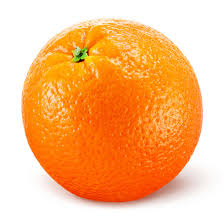
#> input picture Images/Orange.jpeg, 224 x 224 px
$ python median_cut.py ../Images/Orange.jpeg out.png 5 ../Images/apple.jpg
#> lines starting #> are read from the running program, lines starting #| are printed output that depends on the picture
#> further down, img is the input picture: shape (224, 224, 3); mean B, G, R 132.9, 188.4, 249.9
import numpy as np
import cv2
import sys
import copy

color_levels=256

if(len(sys.argv)<5):
	print("Usage: python <script> <input_image_path> <output_image_path> <color_palette> <dither(True/False)>")
	exit()

def getRep(pixel_color,rep_color):
	# print(pixel_color.shape)
	mini=1e18
	index=()

	for tuples in rep_color:
		dist=0
		for j in range(3):
			dist+=(int(pixel_color[j])-int(tuples[j]))**2
		if(dist<mini):
			mini=dist
			index=tuples
	return index

def getSumRectangle(dp,i1,j1,k1,i2,j2,k2):
	return dp[i2][j2][k2]-(dp[i1-1][j2][k2]+dp[i2][j1-1][k2]+dp[i2][j2][k1-1])+(dp[i1-1][j1-1][k2]+dp[i2][j1-1][k1-1]+dp[i1-1][j2][k1-1])-dp[i1-1][j1-1][k1-1]

def getMedian(dp,i1,j1,k1,i2,j2,k2,axis):
	total_points=getSumRectangle(dp,i1,j1,k1,i2,j2,k2)
	lef_end=[int(i1),int(j1),int(k1)]
	rig_end=[int(i2),int(j2),int(k2)]
	temp_rig=[int(i2),int(j2),int(k2)]

	lef=lef_end[axis]
	rig=rig_end[axis]
	ans=lef
	diff=1e18
	while(lef<rig):
		mid=(lef+rig)//2
		temp_rig[axis]=mid
		lef_part=getSumRectangle(dp,lef_end[0],lef_end[1],lef_end[2],temp_rig[0],temp_rig[1],temp_rig[2])
		rig_part=total_points-lef_part

		if(abs(lef_part-rig_part)<diff):
			diff=abs(lef_part-rig_part)
			ans=mid

		if(lef_part>rig_part):
			rig=mid-1
		else:
			lef=mid+1

	return ans

def add_validate(val,error):
	val=int(val)
	val=int(val+error)
	val=min(val,color_levels-1)
	val=max(val,0)
	return val


def performDithering(h,w,d,error,height,width,img):
	if(h+1<height):
		img[h+1,w,d]=add_validate(img[h+1,w,d],error*3.0/8)
		if(w+1<width):
			img[h+1,w+1,d]=add_validate(img[h+1,w+1,d],error*1.0/4)

	if(w+1<width):
		img[h,w+1,d]=add_validate(img[h,w+1,d],error*3.0/8)

def median_cut_quantization(img_inp,keep_colors=10,dither=False):
#> called with keep_colors = 5, dither = False
	img=np.copy(img_inp)
	height,width,depth=img.shape
#> height = 224; width = 224; depth = 3

	# cut=[0 for i in range(3)]

	mini=[1e18,1e18,1e18]
	maxi=[-1e18,-1e18,-1e18]

	for h in range(height):
		for w in range (width):
			for d in range(depth):
				mini[d]=min(mini[d],img[h,w,d])
				maxi[d]=max(maxi[d],img[h,w,d])
#> after the loop, maxi = [255, 255, 255]; mini = [0, 0, 0]

	accu=[[[0 for x in range(color_levels+1)] for y in range(color_levels+1)]for z in range(color_levels+1)]
	dp=[[[0 for x in range(color_levels+1)] for y in range(color_levels+1)]for z in range(color_levels+1)]

	for h in range(height):
		for w in range (width):
			pixel_color=img[h,w,:]
			accu[pixel_color[0]+1][pixel_color[1]+1][pixel_color[2]+1]+=1
#> after the loop, accu = 257 items

	for i in range(1,color_levels+1,1):
		for j in range(1,color_levels+1,1):
			for k in range(1,color_levels+1,1):
				dp[i][j][k]=accu[i][j][k]+dp[i-1][j][k]+dp[i][j-1][k]+dp[i][j][k-1]+dp[i-1][j-1][k-1]-(dp[i-1][j-1][k]+dp[i][j-1][k-1]+dp[i-1][j][k-1])
#> after the loop, dp = 257 items

	box_coord=[[[mini[i],maxi[i]] for i in range(3)]]
#> box_coord = [[[0, 255], [0, 255], [0, 255]]]
	boxes=1
	while(boxes<keep_colors):
		# total_boxes=(1+cut[0])*(1+cut[1])*(1+cut[2])
		# if(total_boxes>=keep_colors):
		# 	break
		index=-1
		axis=-1
		maxy=0

		for j in range(boxes):
			box=box_coord[j]
			for i in range(3):
				diff=box[i][1]-box[i][0]
				if(diff>maxy):
					maxy=diff
					axis=i
					index=j

		if(maxy<=1):
			print("Maximum Variation along any axis<=1 pixel, hence stopping median cut")
			break

		one_box=copy.deepcopy(box_coord[index])
		# print(box_coord)
		cut_val=getMedian(dp,one_box[0][0],one_box[1][0],one_box[2][0],one_box[0][1],one_box[1][1],one_box[2][1],axis)
		box_coord[index][axis][1]=cut_val
		print("boxes:",boxes,"axis:",axis,"maxy:",maxy,"cutval:",cut_val,"index:",index)
		# for boxe in box_coord:
		# 	print(boxe)

		new_box=list(one_box)
		box_coord.append(new_box)
		x=len(box_coord)
		box_coord[x-1][axis][0]=cut_val+1
		boxes+=1
#> this loop made 4 passes
#> (total_points in getMedian, lef_end in getMedian, cut_val, new_box) on passes 1 to 4: (-17453, [0, 0, 0], 254, [[0, 255], [0, 255], [0, 255]]), (-17453, [0, 0, 0], 254, [[0, 254], [0, 255], [0, 255]]), (-17534, [0, 0, 0], 254, [[0, 254], [0, 254], [0, 255]]), (0, [255, 0, 0], 127, [[255, 255], [0, 255], [0, 255]])
#| boxes: 1 axis: 0 maxy: 255 cutval: 254 index: 0
#| boxes: 2 axis: 1 maxy: 255 cutval: 254 index: 0
#| boxes: 3 axis: 2 maxy: 255 cutval: 254 index: 0
#| boxes: 4 axis: 1 maxy: 255 cutval: 127 index: 1
#> after the loop, box_coord = [[[0, 254], [0, 254], [0, 254]], [[255, 255], [0, 127], [0, 255]], [[0, 254], [255, 255], [0, 255]], [[0, 254], [0, 254], [255, 255]], [[255, 255], [128, 255], [0, 255]]]; boxes = 5
		# print(box_coord)

	TOTAL_BOXES=len(box_coord)
#> TOTAL_BOXES = 5
	representative_color=[[0 for i in range(3)] for j in range(TOTAL_BOXES)]
	count=[0 for i in range(TOTAL_BOXES)]
#> count = [0, 0, 0, 0, 0]

	for h in range(height):
		for w in range (width):
			for z in range(TOTAL_BOXES):
				flag=True
				for d in range(depth):
					if(img[h,w,d]>=box_coord[z][d][0] and img[h,w,d]<=box_coord[z][d][1]):
						continue
					else:
						flag=False
						break
				if(flag==True):
					count[z]+=1
					for d in range(depth):
						representative_color[z][d]+=int(img[h,w,d])
					break
#> after the loop, count = [22767, 0, 426, 8705, 18278]; representative_color = [[1422350, 3342535, 5556090], [0, 0, 0], [106014, 108630, 107668], [479621, 1341414, 2219775], [4660890, 4659242, 4657751]]

	for i in range(TOTAL_BOXES):
		for d in range(depth):
			if(count[i]!=0):
				representative_color[i][d]=representative_color[i][d]//count[i]
			else:
				representative_color[i][d]=(int(box_coord[i][d][0])+box_coord[i][d][1])//2
			representative_color[i][d]=max(0,representative_color[i][d]-1)
#> after the loop, representative_color = [[61, 145, 243], [254, 62, 126], [247, 254, 251], [54, 153, 254], [254, 253, 253]]

	for h in range(height):
		for w in range (width):
			dep=getRep(img[h,w,:],representative_color)
			for d in range(depth):
				error=int(img[h,w,d])-dep[d]
				img[h,w,d]=dep[d]
				if(dither==True):
					performDithering(h,w,d,error,height,width,img)
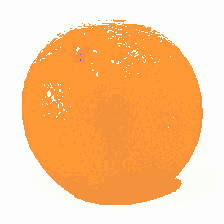
#> img: shape (224, 224, 3); mean B, G, R 150.5, 199.4, 251.3

	return img

color_palette=int(sys.argv[3])
dither=False
if sys.argv[4]=='True':
	dither=True
img=cv2.imread(sys.argv[1],cv2.IMREAD_COLOR)
cv2.imwrite(sys.argv[2],median_cut_quantization(img,color_palette,dither))

$ run again, on Images/building.jpg
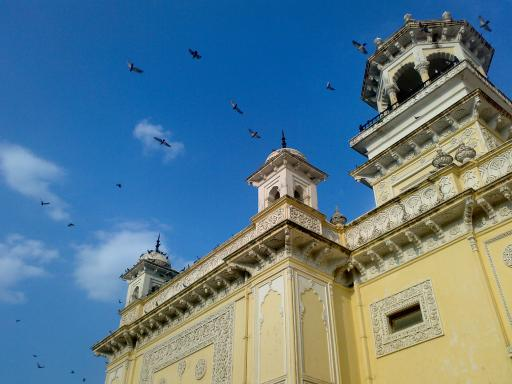
#> input picture Images/building.jpg, 512 x 384 px
#> img is the input picture: shape (384, 512, 3); mean B, G, R 141.2, 123.9, 91.6
#> after the loop in median_cut_quantization, `for h in range(height):`: maxi = [255, 253, 255]; mini = [0, 0, 0]
#> after the loop in median_cut_quantization, `for h in range(height):`: accu = 257 items
#> in median_cut_quantization, `box_coord=[[[mini[i],maxi[i]] for i in range(3)]]`: box_coord = [[[0, 255], [0, 253], [0, 255]]]
#> the loop in median_cut_quantization, `while(boxes<keep_colors):` made 4 passes
#> (lef_end in getMedian, cut_val, new_box) on passes 1 to 4: ([0, 0, 0], 239, [[0, 255], [0, 253], [0, 255]]), ([0, 0, 0], 127, [[0, 239], [0, 253], [0, 255]]), ([240, 0, 0], 127, [[240, 255], [0, 253], [0, 255]]), ([0, 0, 0], 238, [[0, 239], [0, 253], [0, 127]])
#> (printed output is left out)
#> after the loop in median_cut_quantization, `while(boxes<keep_colors):`: box_coord = [[[0, 239], [0, 238], [0, 127]], [[240, 255], [0, 253], [0, 127]], [[0, 239], [0, 253], [128, 255]], [[240, 255], [0, 253], [128, 255]], [[0, 239], [239, 253], [0, 127]]]; boxes = 5
#> after the loop in median_cut_quantization, `for h in range(height):`: count = [131507, 0, 65097, 4, 0]; representative_color = [[19067090, 13083977, 6117853], [0, 0, 0], [8700806, 11269401, 11892340], [993, 865, 754], [0, 0, 0]]
#> after the loop in median_cut_quantization, `for i in range(TOTAL_BOXES):`: representative_color = [[143, 98, 45], [246, 125, 62], [132, 172, 181], [247, 215, 187], [118, 245, 62]]
#> after the loop in median_cut_quantization, `for h in range(height):`:
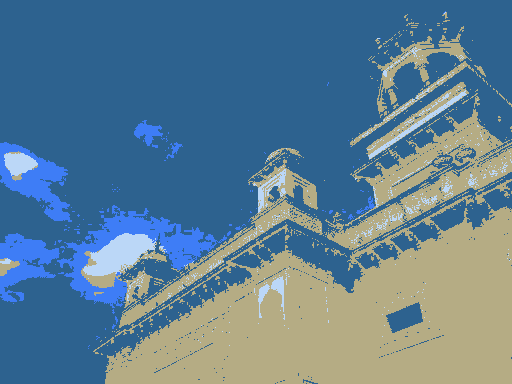
#> img: shape (384, 512, 3); mean B, G, R 147.2, 125.8, 92.6
